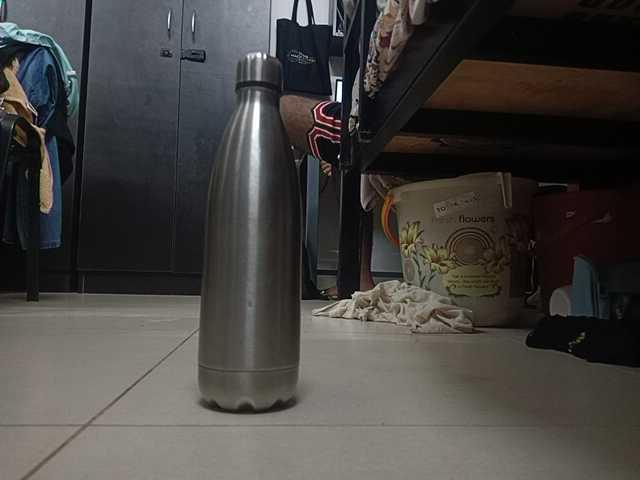
#> input picture active_view_frames/bottle-centered-2026-10-10/raw-view-1.jpg, 640 x 480 px
$ python vision_preview.py --image ../active_view_frames/bottle-centered-2026-10-10/raw-view-1.jpg
#> lines starting #> are read from the running program, lines starting #| are printed output that depends on the picture
#> in main, file_image is the input picture: PIL image 640x480 RGB; mean R, G, B 69.3, 66.8, 64.3
"""Experimental phone-image direction preview. Never sends motor commands.

The camera cannot measure distance from one RGB frame. A direction is suggested
only when a lower-image region clearly resembles the surface immediately in
front of the car; otherwise the result is STOP/uncertain.
"""

from __future__ import annotations

import argparse
import io
from dataclasses import dataclass
from pathlib import Path

import numpy as np
from PIL import Image, ImageDraw

from phone_camera import PhoneCamera


ZONES = ("LEFT", "CENTER", "RIGHT")


@dataclass(frozen=True)
class Preview:
    suggestion: str
    reason: str
    clear_percent: dict[str, int]


def inspect_image(image: Image.Image) -> Preview:
    """Compare the lower-middle image with the visible near-surface sample.

    This is a color-continuity heuristic, not object detection or depth sensing.
    """
    rgb = np.asarray(image.convert("RGB").resize((300, 240)), dtype=np.float32)
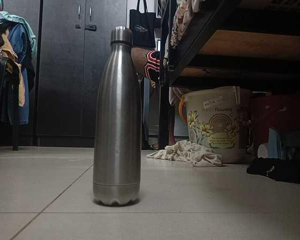
#> rgb: shape (240, 300, 3) float32; mean R, G, B 69.3, 66.8, 64.3
    brightness = rgb.mean(axis=2)
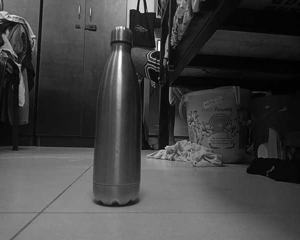
#> brightness: shape (240, 300) float32; min 0.333, max 255, mean 66.8
    if brightness.mean() < 25 or rgb.std() < 8:
        return Preview("STOP", "Image is dark or lacks visible detail", dict.fromkeys(ZONES, 0))

    scores: dict[str, int] = {}
    for index, zone in enumerate(ZONES):
        x0, x1 = index * 100 + 12, (index + 1) * 100 - 12
        near = rgb[197:225, x0:x1]
        # Focus below the horizon. Higher pixels may be wall/sky rather than
        # travel surface and would falsely make an open zone look blocked.
        probe = rgb[150:190, x0:x1]
        reference = np.median(near.reshape(-1, 3), axis=0)
        # RGB distance allows ordinary floor texture, but rejects strongly
        # contrasting objects. Each zone gets its own near-surface reference.
        distance = np.linalg.norm(probe - reference, axis=2)
        scores[zone] = round(float(np.mean(distance < 65) * 100))
#> this loop made 3 passes
#> reference on passes 1 to 3: [141, 136, 129], [132, 129, 123], [80, 76, 68]
#> pass 1, in inspect_image, `near = rgb[197:225, x0:x1]`:
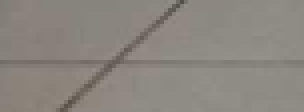
#> near: shape (28, 76, 3) float32 (shown 4 times larger); mean R, G, B 139.2, 133.7, 127.2
#> pass 1, in inspect_image, `probe = rgb[150:190, x0:x1]`:
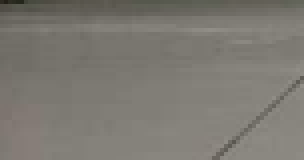
#> probe: shape (40, 76, 3) float32 (shown 4 times larger); mean R, G, B 124.5, 121.3, 114.3
#> pass 1, in inspect_image, `distance = np.linalg.norm(probe - reference, axis=2)`:
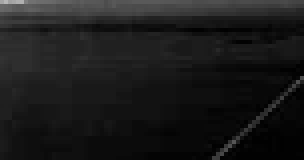
#> distance: shape (40, 76) float32 (shown 4 times larger); min 1, max 182.4, mean 26.7
#> pass 2, in inspect_image, `near = rgb[197:225, x0:x1]`:
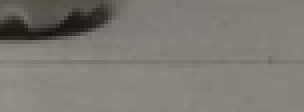
#> near: shape (28, 76, 3) float32 (shown 4 times larger); mean R, G, B 125, 121.8, 115.5
#> after the loop, scores = {'LEFT': 93, 'CENTER': 63, 'RIGHT': 62}

    ranked = sorted(scores.items(), key=lambda item: item[1], reverse=True)
#> ranked = [('LEFT', 93), ('CENTER', 63), ('RIGHT', 62)]
    best, runner_up = ranked[0], ranked[1]
#> best = ('LEFT', 93); runner_up = ('CENTER', 63)
    if best[1] < 68:
        return Preview("STOP", "No zone clearly matches the near surface", scores)
    if best[1] - runner_up[1] < 10:
        return Preview("STOP", "No clear advantage between directions", scores)
    # Keep straight travel distinct from turns: a turn is only a visual hint.
    return Preview(best[0], "Tentative image-only suggestion; verify by eye", scores)


def make_overlay(image: Image.Image, preview: Preview) -> Image.Image:
    result = image.convert("RGB").copy()
    draw = ImageDraw.Draw(result)
    width, height = result.size
    for index, zone in enumerate(ZONES):
        x0 = round(width * (index + 0.12) / 3)
        x1 = round(width * (index + 0.88) / 3)
        y0, y1 = round(height * 150 / 240), round(height * 190 / 240)
        color = "#00d070" if zone == preview.suggestion else "#ffbc30"
        draw.rectangle((x0, y0, x1, y1), outline=color, width=3)
        draw.rectangle((x0, y0 - 20, x0 + 95, y0), fill="black")
        draw.text((x0 + 3, y0 - 18), f"{zone} {preview.clear_percent[zone]}%", fill="white")
    draw.rectangle((0, 0, width, 26), fill="black")
    draw.text((5, 6), f"PREVIEW ONLY: {preview.suggestion} - NO MOTOR COMMAND", fill="white")
    return result


def load_camera_image(url: str) -> Image.Image:
    stream_url = url.rstrip("/")
    if not stream_url.endswith("/videofeed"):
        stream_url += "/videofeed"
    with PhoneCamera(stream_url) as camera:
        if not camera.wait_until_ready(timeout=8):
            raise RuntimeError(f"Phone camera unavailable: {camera.status().last_error}")
        frame, _ = camera.get_latest_frame()
        if frame is None:
            raise RuntimeError("Phone camera did not provide a picture")
        with Image.open(io.BytesIO(frame)) as source:
            return source.convert("RGB")


def orient_image(image: Image.Image, degrees: int) -> Image.Image:
    """Rotate an image counterclockwise to match the mounted phone."""
    if degrees not in (0, 90, 180, 270):
        raise ValueError("Rotation must be 0, 90, 180, or 270 degrees")
    return image.rotate(degrees, expand=True)


def main() -> int:
    parser = argparse.ArgumentParser(description="Preview a phone-camera direction; no driving")
    source = parser.add_mutually_exclusive_group(required=True)
    source.add_argument("--image", type=Path, help="Existing JPEG picture")
    source.add_argument("--camera-url", help="Phone IP Webcam address")
    parser.add_argument("--overlay", type=Path, help="Save marked-up JPEG")
    parser.add_argument("--rotate", type=int, choices=(0, 90, 180, 270), default=0,
                        help="Correct the mounted phone's image orientation")
    args = parser.parse_args()
    try:
        if args.image:
            with Image.open(args.image) as file_image:
                image = file_image.convert("RGB")
        else:
            image = load_camera_image(args.camera_url)
        image = orient_image(image, args.rotate)
        preview = inspect_image(image)
        print(f"PREVIEW ONLY: {preview.suggestion} ({preview.reason})")
#| PREVIEW ONLY: LEFT (Tentative image-only suggestion; verify by eye)
        print("Visual surface match: " + ", ".join(
            f"{zone.lower()} {preview.clear_percent[zone]}%" for zone in ZONES
        ))
#| Visual surface match: left 93%, center 63%, right 62%
        if args.overlay:
            args.overlay.parent.mkdir(parents=True, exist_ok=True)
            make_overlay(image, preview).save(args.overlay)
            print(f"Marked picture: {args.overlay.resolve()}")
        return 0
    except (OSError, ValueError, RuntimeError) as error:
        print(f"PREVIEW ERROR: {error}")
        return 1


if __name__ == "__main__":
    raise SystemExit(main())
#> (the program exits here)
